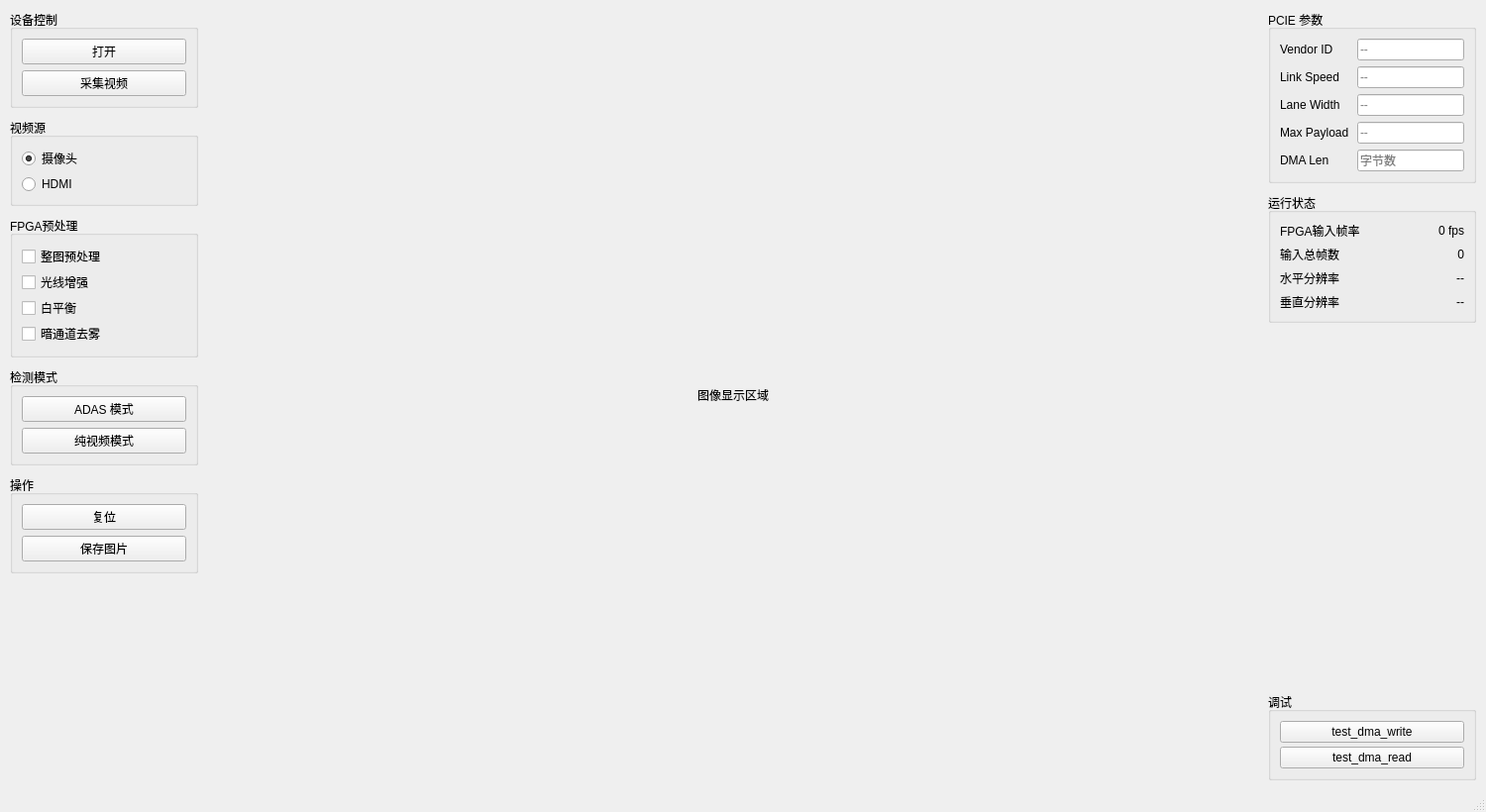
<?xml version="1.0" encoding="UTF-8"?>
<ui version="4.0">
 <class>MainWindow</class>
 <widget class="QMainWindow" name="MainWindow">
  <property name="geometry">
   <rect>
    <x>0</x>
    <y>0</y>
    <width>1500</width>
    <height>820</height>
   </rect>
  </property>
  <property name="minimumSize">
   <size>
    <width>1100</width>
    <height>600</height>
   </size>
  </property>
  <property name="windowTitle">
   <string>Pango PCIe — 视频传输与智能识别</string>
  </property>
  <widget class="QWidget" name="centralwidget">
   <layout class="QHBoxLayout" name="centralLayout">
    <property name="leftMargin">
     <number>10</number>
    </property>
    <property name="topMargin">
     <number>10</number>
    </property>
    <property name="rightMargin">
     <number>10</number>
    </property>
    <property name="bottomMargin">
     <number>10</number>
    </property>
    <property name="spacing">
     <number>10</number>
    </property>
    <item>
     <widget class="QWidget" name="controlPanel" native="true">
      <property name="minimumSize">
       <size>
        <width>190</width>
        <height>0</height>
       </size>
      </property>
      <property name="maximumSize">
       <size>
        <width>210</width>
        <height>16777215</height>
       </size>
      </property>
      <layout class="QVBoxLayout" name="controlPanelLayout">
       <property name="leftMargin">
        <number>0</number>
       </property>
       <property name="topMargin">
        <number>0</number>
       </property>
       <property name="rightMargin">
        <number>0</number>
       </property>
       <property name="bottomMargin">
        <number>0</number>
       </property>
       <property name="spacing">
        <number>10</number>
       </property>
       <item>
        <widget class="QGroupBox" name="deviceGroup">
         <property name="title">
          <string>设备控制</string>
         </property>
         <layout class="QVBoxLayout" name="deviceLayout">
          <property name="spacing">
           <number>6</number>
          </property>
          <item>
           <widget class="QPushButton" name="Key1">
            <property name="toolTip">
             <string>打开 / 关闭 PCIe 设备</string>
            </property>
            <property name="text">
             <string>打开</string>
            </property>
           </widget>
          </item>
          <item>
           <widget class="QPushButton" name="connect">
            <property name="toolTip">
             <string>开始 / 停止 FPGA 视频采集</string>
            </property>
            <property name="text">
             <string>采集视频</string>
            </property>
           </widget>
          </item>
         </layout>
        </widget>
       </item>
       <item>
        <widget class="QGroupBox" name="sourceGroup">
         <property name="title">
          <string>视频源</string>
         </property>
         <layout class="QVBoxLayout" name="sourceLayout">
          <property name="spacing">
           <number>4</number>
          </property>
          <item>
           <widget class="QRadioButton" name="radioCamera">
            <property name="text">
             <string>摄像头</string>
            </property>
            <property name="checked">
             <bool>true</bool>
            </property>
           </widget>
          </item>
          <item>
           <widget class="QRadioButton" name="radioHDMI">
            <property name="text">
             <string>HDMI</string>
            </property>
           </widget>
          </item>
         </layout>
        </widget>
       </item>
       <item>
        <widget class="QGroupBox" name="preproGroup">
         <property name="title">
          <string>FPGA预处理</string>
         </property>
         <layout class="QVBoxLayout" name="preproLayout">
          <property name="spacing">
           <number>2</number>
          </property>
          <item>
           <widget class="QCheckBox" name="chkPreprocess">
            <property name="text">
             <string>整图预处理</string>
            </property>
           </widget>
          </item>
          <item>
           <widget class="QCheckBox" name="chkPlateOverlay">
            <property name="text">
             <string>光线增强</string>
            </property>
           </widget>
          </item>
          <item>
           <widget class="QCheckBox" name="chkWhiteBalance">
            <property name="text">
             <string>白平衡</string>
            </property>
           </widget>
          </item>
          <item>
           <widget class="QCheckBox" name="chkDehaze">
            <property name="text">
             <string>暗通道去雾</string>
            </property>
           </widget>
          </item>
         </layout>
        </widget>
       </item>
       <item>
        <widget class="QGroupBox" name="modeGroup">
         <property name="title">
          <string>检测模式</string>
         </property>
         <layout class="QVBoxLayout" name="modeLayout">
          <property name="spacing">
           <number>6</number>
          </property>
          <item>
           <widget class="QPushButton" name="adasMode">
            <property name="toolTip">
             <string>人员车辆、信号灯、斑马线与车道辅助</string>
            </property>
            <property name="text">
             <string>ADAS 模式</string>
            </property>
            <property name="checkable">
             <bool>true</bool>
            </property>
            <property name="autoExclusive">
             <bool>true</bool>
            </property>
           </widget>
          </item>
          <item>
           <widget class="QPushButton" name="cam1">
            <property name="toolTip">
             <string>仅显示视频流，不做推理</string>
            </property>
            <property name="text">
             <string>纯视频模式</string>
            </property>
            <property name="checkable">
             <bool>true</bool>
            </property>
            <property name="autoExclusive">
             <bool>true</bool>
            </property>
           </widget>
          </item>
         </layout>
        </widget>
       </item>
       <item>
        <widget class="QGroupBox" name="actionGroup">
         <property name="title">
          <string>操作</string>
         </property>
         <layout class="QVBoxLayout" name="actionLayout">
          <property name="spacing">
           <number>6</number>
          </property>
          <item>
           <widget class="QPushButton" name="cam2">
            <property name="toolTip">
             <string>停止采集并复位全部状态</string>
            </property>
            <property name="text">
             <string>复位</string>
            </property>
           </widget>
          </item>
          <item>
           <widget class="QPushButton" name="save">
            <property name="toolTip">
             <string>保存当前帧为 PNG 图片</string>
            </property>
            <property name="text">
             <string>保存图片</string>
            </property>
           </widget>
          </item>
         </layout>
        </widget>
       </item>
       <item>
        <spacer name="controlSpacer">
         <property name="orientation">
          <enum>Qt::Vertical</enum>
         </property>
         <property name="sizeHint" stdset="0">
          <size>
           <width>20</width>
           <height>10</height>
          </size>
         </property>
        </spacer>
       </item>
      </layout>
     </widget>
    </item>
    <item>
     <widget class="QLabel" name="Label">
      <property name="sizePolicy">
       <sizepolicy hsizetype="Expanding" vsizetype="Expanding">
        <horstretch>1</horstretch>
        <verstretch>0</verstretch>
       </sizepolicy>
      </property>
      <property name="minimumSize">
       <size>
        <width>640</width>
        <height>360</height>
       </size>
      </property>
      <property name="alignment">
       <set>Qt::AlignCenter</set>
      </property>
      <property name="text">
       <string>图像显示区域</string>
      </property>
     </widget>
    </item>
    <item>
     <widget class="QWidget" name="infoPanel" native="true">
      <property name="minimumSize">
       <size>
        <width>200</width>
        <height>0</height>
       </size>
      </property>
      <property name="maximumSize">
       <size>
        <width>230</width>
        <height>16777215</height>
       </size>
      </property>
      <layout class="QVBoxLayout" name="infoPanelLayout">
       <property name="leftMargin">
        <number>0</number>
       </property>
       <property name="topMargin">
        <number>0</number>
       </property>
       <property name="rightMargin">
        <number>0</number>
       </property>
       <property name="bottomMargin">
        <number>0</number>
       </property>
       <property name="spacing">
        <number>10</number>
       </property>
       <item>
        <widget class="QGroupBox" name="groupBox">
         <property name="title">
          <string>PCIE 参数</string>
         </property>
         <layout class="QFormLayout" name="pcieFormLayout">
          <property name="labelAlignment">
           <set>Qt::AlignLeading|Qt::AlignLeft|Qt::AlignVCenter</set>
          </property>
          <property name="horizontalSpacing">
           <number>8</number>
          </property>
          <property name="verticalSpacing">
           <number>6</number>
          </property>
          <item row="0" column="0">
           <widget class="QLabel" name="label">
            <property name="text">
             <string>Vendor ID</string>
            </property>
           </widget>
          </item>
          <item row="0" column="1">
           <widget class="QLineEdit" name="HostAddress">
            <property name="readOnly">
             <bool>true</bool>
            </property>
            <property name="placeholderText">
             <string>--</string>
            </property>
           </widget>
          </item>
          <item row="1" column="0">
           <widget class="QLabel" name="label_2">
            <property name="text">
             <string>Link Speed</string>
            </property>
           </widget>
          </item>
          <item row="1" column="1">
           <widget class="QLineEdit" name="HostPort">
            <property name="readOnly">
             <bool>true</bool>
            </property>
            <property name="placeholderText">
             <string>--</string>
            </property>
           </widget>
          </item>
          <item row="2" column="0">
           <widget class="QLabel" name="label_3">
            <property name="text">
             <string>Lane Width</string>
            </property>
           </widget>
          </item>
          <item row="2" column="1">
           <widget class="QLineEdit" name="RemAddress">
            <property name="readOnly">
             <bool>true</bool>
            </property>
            <property name="placeholderText">
             <string>--</string>
            </property>
           </widget>
          </item>
          <item row="3" column="0">
           <widget class="QLabel" name="label_4">
            <property name="text">
             <string>Max Payload</string>
            </property>
           </widget>
          </item>
          <item row="3" column="1">
           <widget class="QLineEdit" name="RemPort">
            <property name="readOnly">
             <bool>true</bool>
            </property>
            <property name="placeholderText">
             <string>--</string>
            </property>
           </widget>
          </item>
          <item row="4" column="0">
           <widget class="QLabel" name="label_7">
            <property name="text">
             <string>DMA Len</string>
            </property>
           </widget>
          </item>
          <item row="4" column="1">
           <widget class="QLineEdit" name="dma_len">
            <property name="placeholderText">
             <string>字节数</string>
            </property>
           </widget>
          </item>
         </layout>
        </widget>
       </item>
       <item>
        <widget class="QGroupBox" name="statusGroup">
         <property name="title">
          <string>运行状态</string>
         </property>
         <layout class="QGridLayout" name="gridLayout">
          <property name="horizontalSpacing">
           <number>8</number>
          </property>
          <property name="verticalSpacing">
           <number>6</number>
          </property>
          <item row="0" column="0">
           <widget class="QLabel" name="framecount">
            <property name="text">
             <string>FPGA输入帧率</string>
            </property>
           </widget>
          </item>
          <item row="0" column="1">
           <widget class="QLabel" name="frame">
            <property name="text">
             <string>0 fps</string>
            </property>
            <property name="alignment">
             <set>Qt::AlignRight|Qt::AlignTrailing|Qt::AlignVCenter</set>
            </property>
           </widget>
          </item>
          <item row="1" column="0">
           <widget class="QLabel" name="label_9">
            <property name="text">
             <string>输入总帧数</string>
            </property>
           </widget>
          </item>
          <item row="1" column="1">
           <widget class="QLabel" name="total_frame">
            <property name="text">
             <string>0</string>
            </property>
            <property name="alignment">
             <set>Qt::AlignRight|Qt::AlignTrailing|Qt::AlignVCenter</set>
            </property>
           </widget>
          </item>
          <item row="2" column="0">
           <widget class="QLabel" name="label_5">
            <property name="text">
             <string>水平分辨率</string>
            </property>
           </widget>
          </item>
          <item row="2" column="1">
           <widget class="QLabel" name="H_disp">
            <property name="text">
             <string>--</string>
            </property>
            <property name="alignment">
             <set>Qt::AlignRight|Qt::AlignTrailing|Qt::AlignVCenter</set>
            </property>
           </widget>
          </item>
          <item row="3" column="0">
           <widget class="QLabel" name="label_6">
            <property name="text">
             <string>垂直分辨率</string>
            </property>
           </widget>
          </item>
          <item row="3" column="1">
           <widget class="QLabel" name="V_disp">
            <property name="text">
             <string>--</string>
            </property>
            <property name="alignment">
             <set>Qt::AlignRight|Qt::AlignTrailing|Qt::AlignVCenter</set>
            </property>
           </widget>
          </item>
         </layout>
        </widget>
       </item>
       <item>
        <spacer name="infoSpacer">
         <property name="orientation">
          <enum>Qt::Vertical</enum>
         </property>
         <property name="sizeHint" stdset="0">
          <size>
           <width>20</width>
           <height>10</height>
          </size>
         </property>
        </spacer>
       </item>
       <item>
        <widget class="QGroupBox" name="debugGroup">
         <property name="title">
          <string>调试</string>
         </property>
         <property name="toolTip">
          <string>底层 DMA 收发测试</string>
         </property>
         <layout class="QVBoxLayout" name="debugLayout">
          <property name="spacing">
           <number>4</number>
          </property>
          <item>
           <widget class="QPushButton" name="dma_write">
            <property name="text">
             <string>test_dma_write</string>
            </property>
           </widget>
          </item>
          <item>
           <widget class="QPushButton" name="dma_read">
            <property name="text">
             <string>test_dma_read</string>
            </property>
           </widget>
          </item>
         </layout>
        </widget>
       </item>
      </layout>
     </widget>
    </item>
   </layout>
  </widget>
  <widget class="QMenuBar" name="menubar">
   <property name="geometry">
    <rect>
     <x>0</x>
     <y>0</y>
     <width>1500</width>
     <height>22</height>
    </rect>
   </property>
  </widget>
  <widget class="QStatusBar" name="statusbar"/>
 </widget>
 <resources/>
 <connections/>
</ui>
